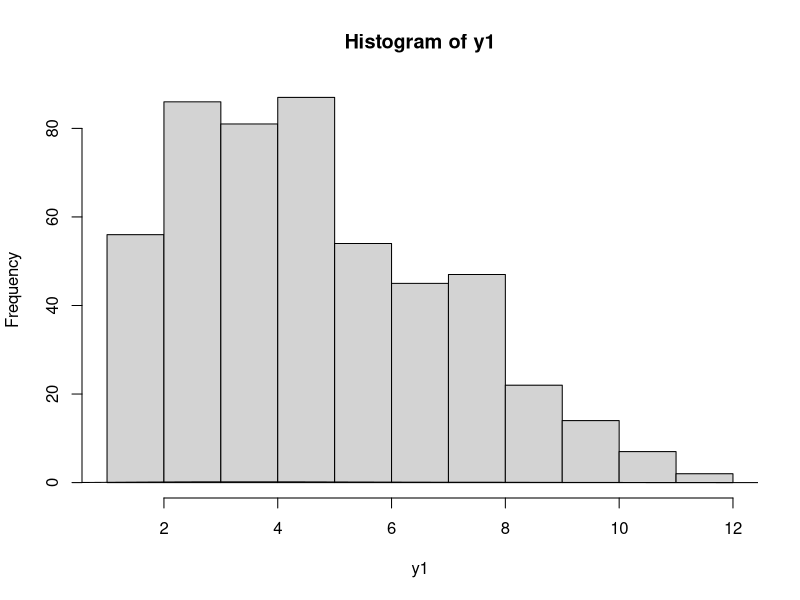
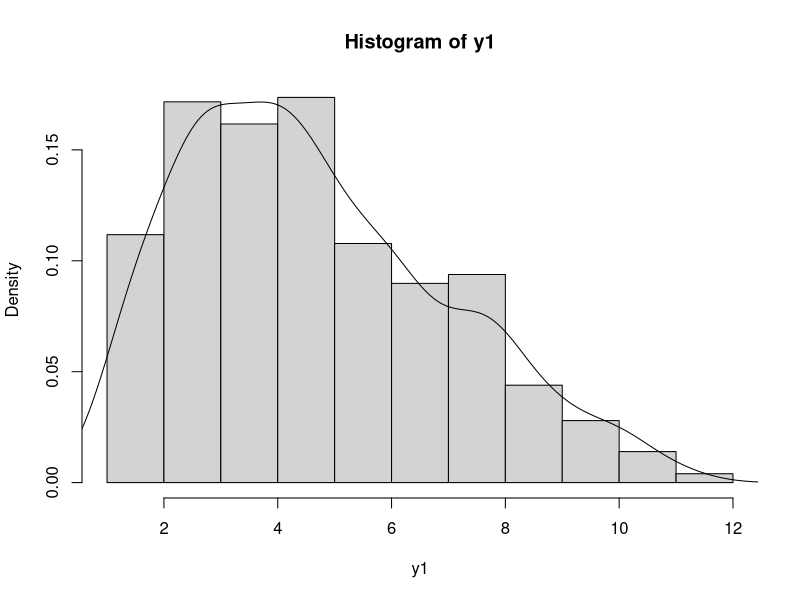

The R source for these figures, in order:
### ficha3

##ex1

# 1) definir densidade de distribuição Rayleigh
f = function(x,sigma) {
  x/sigma^2*exp(-x^2/(2*sigma^2)) # densidade de dist Rayleigh
}

# 2) definir algoritmo M-H
m=20000 # comprimento da cadeia
sigma = 4
x = numeric(m)

x[1] = rchisq(1,df=1) # valor inicial para a 1ª observação de x

# OBS: em cada transição o ponto candidato y é gerado de qui-quadrado em g1 = x(i-1)

k = 0
u = runif(m)

for(i in 2:m) {
  xt = x[i-1]
  y = rchisq(1,df=xt) # distribuicao proponente
  num = f(y, sigma) * dchisq(xt,df=y)
  den = f(xt, sigma) * dchisq(y,df=xt)
  if (u[i]<=num/den) x[i] = y else {
    x[i] = xt # y é rejeitado
    k = k+1
  }
}

print(k)

index = 9500:10000
y1 = x[index]
y1

par(mfrow=c(1,1))
hist(y1)
lines(density(y1))

hist(y1,freq=FALSE)
lines(density(y1))

##ex2a
m = 10000 # comprimento da cadeia
sigma = 0.05
x = numeric(m)

n = 4 # grau de liberdade de tstudent

x[1] = rnorm(1,0,sigma)
k=0
u=runif(m)

for(i in 2:m) {
  xt = x[i-1]
  y = rnorm(1,xt,sigma) # porque y|x_t ~N(x_t,sigma)
  num = dt(y,n)
  den = dt(xt,n)
  if (u[i]<=num/den) x[i]=y else {
    x[i]=xt
    k=k+1
  }
}
k

k/10000*100

# o sucesso desta taxa ta baseado na semelhanca entre distribuicao normal e t student

##ex2b
# repeticao ex2a para σ^2 = 0.05; 0.5; 2; 16.

sigmas = c(0.05,0.5,2,16)

for (si in sigmas) {
  m = 10000 # comprimento da cadeia
  x = numeric(m)
  
  n = 4
  
  x[1] = rnorm(1,0,si)
  k=0
  u=runif(m)
  
  for(i in 2:m) {
    xt = x[i-1]
    y = rnorm(1,xt,si) # porque y|x_t ~N(x_t,sigma)
    num = dt(y,n)
    den = dt(xt,n)
    if (u[i]<=num/den) x[i]=y else {
      x[i]=xt
      k=k+1
    }
  }
  print(k)
  print(k/10000*100)
}
